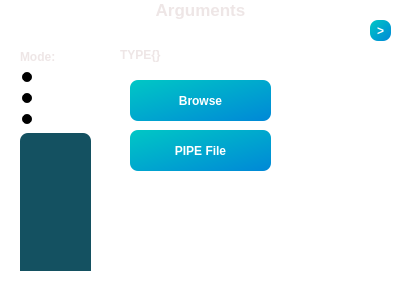
      <widget class="QWidget" name="page_3">
       <property name="styleSheet">
        <string notr="true">QWidget{

	background-color: rgba(191, 64, 64, 0);
}</string>
       </property>
       <widget class="QFrame" name="args_frame">
        <property name="geometry">
         <rect>
          <x>0</x>
          <y>0</y>
          <width>401</width>
          <height>281</height>
         </rect>
        </property>
        <property name="styleSheet">
         <string notr="true"/>
        </property>
        <property name="frameShape">
         <enum>QFrame::NoFrame</enum>
        </property>
        <property name="frameShadow">
         <enum>QFrame::Plain</enum>
        </property>
        <widget class="QLabel" name="args">
         <property name="geometry">
          <rect>
           <x>0</x>
           <y>0</y>
           <width>401</width>
           <height>20</height>
          </rect>
         </property>
         <property name="font">
          <font>
           <pointsize>13</pointsize>
           <weight>75</weight>
           <bold>true</bold>
          </font>
         </property>
         <property name="styleSheet">
          <string notr="true">

QLabel{


 
background-color: transparent;





color: rgb(238, 230, 230);
}</string>
         </property>
         <property name="text">
          <string>Arguments</string>
         </property>
         <property name="alignment">
          <set>Qt::AlignCenter</set>
         </property>
        </widget>
        <widget class="QFrame" name="mode_frame">
         <property name="geometry">
          <rect>
           <x>10</x>
           <y>30</y>
           <width>101</width>
           <height>241</height>
          </rect>
         </property>
         <property name="styleSheet">
          <string notr="true">QFrame{
	background-color: rgba(191, 64, 64, 0);
	border-color: rgba(191, 64, 64, 0);
}
</string>
         </property>
         <property name="frameShape">
          <enum>QFrame::NoFrame</enum>
         </property>
         <property name="frameShadow">
          <enum>QFrame::Raised</enum>
         </property>
         <widget class="QWidget" name="layoutWidget_3">
          <property name="geometry">
           <rect>
            <x>10</x>
            <y>20</y>
            <width>71</width>
            <height>231</height>
           </rect>
          </property>
          <layout class="QVBoxLayout" name="verticalLayout">
           <item>
            <widget class="QLabel" name="label_mode">
             <property name="font">
              <font>
               <weight>75</weight>
               <bold>true</bold>
              </font>
             </property>
             <property name="styleSheet">
              <string notr="true">QLabel{


 
background-color: transparent;





color: rgb(238, 230, 230);
}</string>
             </property>
             <property name="text">
              <string>Mode: </string>
             </property>
            </widget>
           </item>
           <item>
            <widget class="QRadioButton" name="user_radio">
             <property name="font">
              <font>
               <weight>75</weight>
               <bold>true</bold>
              </font>
             </property>
             <property name="styleSheet">
              <string notr="true">QRadioButton {

    color:                  white;
}

QRadioButton::indicator {
    width:                  10px;
    height:                 10px;
    border-radius:          7px;
}

QRadioButton::indicator:checked {
    background-color:       white;
    border:                 2px solid white;
}

QRadioButton::indicator:unchecked {
    background-color:       black;
    border:                 2px solid white;
}</string>
             </property>
             <property name="text">
              <string>User</string>
             </property>
            </widget>
           </item>
           <item>
            <widget class="QRadioButton" name="group_radio">
             <property name="font">
              <font>
               <weight>75</weight>
               <bold>true</bold>
              </font>
             </property>
             <property name="styleSheet">
              <string notr="true">QRadioButton {

    color:                  white;
}

QRadioButton::indicator {
    width:                  10px;
    height:                 10px;
    border-radius:          7px;
}

QRadioButton::indicator:checked {
    background-color:       white;
    border:                 2px solid white;
}

QRadioButton::indicator:unchecked {
    background-color:       black;
    border:                 2px solid white;
}</string>
             </property>
             <property name="text">
              <string>Group</string>
             </property>
            </widget>
           </item>
           <item>
            <widget class="QRadioButton" name="other_radio">
             <property name="font">
              <font>
               <weight>75</weight>
               <bold>true</bold>
              </font>
             </property>
             <property name="styleSheet">
              <string notr="true">QRadioButton {

    color:                  white;
}

QRadioButton::indicator {
    width:                  10px;
    height:                 10px;
    border-radius:          7px;
}

QRadioButton::indicator:checked {
    background-color:       white;
    border:                 2px solid white;
}

QRadioButton::indicator:unchecked {
    background-color:       black;
    border:                 2px solid white;
}</string>
             </property>
             <property name="text">
              <string>Other</string>
             </property>
            </widget>
           </item>
           <item>
            <widget class="QListWidget" name="mode_list">
             <property name="styleSheet">
              <string notr="true">QListView{
	

color: rgb(255, 255, 255);


selection-background-color: rgb(24, 53, 78);
border-radius: 8px;
	background-color: #145161;





}


QListView::item{
margin-bottom:40px;
width:50px;

text-align: center;


}


QScrollBar:vertical {
            border:0px solid grey;


			background-color: qlineargradient(spread:pad, x1:0, y1:0, x2:1, y2:1, stop:0 rgba(33, 29, 29, 255), stop:1 rgba(49, 49, 49, 255));
            width:10px;
            margin: 0px 0px 0px 0px;
        }

        QScrollBar::handle:vertical {

            min-height: 0px;
          	border: 0px solid red;
			border-radius: 4px;
			background-color: white;
        }
        QScrollBar::add-line:vertical {
			border-right-color: qlineargradient(spread:pad, x1:0, y1:0, x2:1, y2:1, stop:0 rgba(33, 29, 29, 255), stop:1 rgba(49, 49, 49, 255));
            height: 0px;
            subcontrol-position: bottom;
            subcontrol-origin: margin;
        }
        QScrollBar::sub-line:vertical {
			border-right-color: qlineargradient(spread:pad, x1:0, y1:0, x2:1, y2:1, stop:0 rgba(33, 29, 29, 255), stop:1 rgba(49, 49, 49, 255));
            height: 0 px;
            subcontrol-position: top;
            subcontrol-origin: margin;
        }





QScrollBar:horizontal {
    border: 2px solid grey;
    background: #32CC99;
    height: 15px;
    margin: 0px 20px 0 20px;
}
QScrollBar::handle:horizontal {
    background: white;
    min-width: 20px;
}
QScrollBar::add-line:horizontal {
    border: 2px solid grey;
    background: #32CC99;
    width: 20px;
    subcontrol-position: right;
    subcontrol-origin: margin;
}

QScrollBar::sub-line:horizontal {
    border: 2px solid grey;
    background: #32CC99;
    width: 20px;
    subcontrol-position: left;
    subcontrol-origin: margin;
}



</string>
             </property>
            </widget>
           </item>
          </layout>
         </widget>
        </widget>
        <widget class="QPushButton" name="file_open_button">
         <property name="geometry">
          <rect>
           <x>130</x>
           <y>80</y>
           <width>141</width>
           <height>41</height>
          </rect>
         </property>
         <property name="font">
          <font>
           <weight>75</weight>
           <bold>true</bold>
          </font>
         </property>
         <property name="styleSheet">
          <string notr="true">QPushButton{

	
	color: rgb(255, 255, 255);
	border: none;
background-color: qlineargradient(spread:pad, x1:0, y1:0, x2:1, y2:1, stop:0 rgba(0, 199, 197, 1), stop:1 rgba(0, 136, 215, 1));



border-radius: 8px;

}


QPushButton:hover {

background-color: qlineargradient(spread:pad, x1:0, y1:0, x2:1, y2:1, stop:0 rgba(0, 136, 215, 1), stop:1 rgba(0, 199, 197, 1));
}


QPushButton:pressed {
	background-color: rgba(0, 136, 215, 1);
}


</string>
         </property>
         <property name="text">
          <string>Browse</string>
         </property>
        </widget>
        <widget class="QLineEdit" name="text_option">
         <property name="geometry">
          <rect>
           <x>110</x>
           <y>180</y>
           <width>251</width>
           <height>30</height>
          </rect>
         </property>
         <property name="minimumSize">
          <size>
           <width>30</width>
           <height>30</height>
          </size>
         </property>
         <property name="font">
          <font>
           <pointsize>10</pointsize>
          </font>
         </property>
         <property name="styleSheet">
          <string notr="true">	QLineEdit{
	
	color: rgb(0, 0, 0);
	border-radius:7px;
	background-color: rgb(255, 255, 255);
}</string>
         </property>
        </widget>
        <widget class="QLabel" name="label_text_type">
         <property name="geometry">
          <rect>
           <x>120</x>
           <y>40</y>
           <width>191</width>
           <height>30</height>
          </rect>
         </property>
         <property name="maximumSize">
          <size>
           <width>1500</width>
           <height>30</height>
          </size>
         </property>
         <property name="font">
          <font>
           <weight>75</weight>
           <bold>true</bold>
          </font>
         </property>
         <property name="styleSheet">
          <string notr="true">

QLabel{


 
background-color: transparent;





color: rgb(238, 230, 230);
}</string>
         </property>
         <property name="text">
          <string>TYPE{}</string>
         </property>
         <property name="wordWrap">
          <bool>true</bool>
         </property>
        </widget>
        <widget class="QLineEdit" name="text_pipe">
         <property name="geometry">
          <rect>
           <x>110</x>
           <y>220</y>
           <width>251</width>
           <height>30</height>
          </rect>
         </property>
         <property name="minimumSize">
          <size>
           <width>30</width>
           <height>30</height>
          </size>
         </property>
         <property name="baseSize">
          <size>
           <width>0</width>
           <height>0</height>
          </size>
         </property>
         <property name="font">
          <font>
           <pointsize>10</pointsize>
          </font>
         </property>
         <property name="styleSheet">
          <string notr="true">	QLineEdit{
	
	color: rgb(0, 0, 0);
	border-radius:7px;
	background-color: rgb(255, 255, 255);
}</string>
         </property>
        </widget>
        <widget class="QPushButton" name="pipe_file">
         <property name="geometry">
          <rect>
           <x>130</x>
           <y>130</y>
           <width>141</width>
           <height>41</height>
          </rect>
         </property>
         <property name="baseSize">
          <size>
           <width>0</width>
           <height>0</height>
          </size>
         </property>
         <property name="font">
          <font>
           <weight>75</weight>
           <bold>true</bold>
          </font>
         </property>
         <property name="styleSheet">
          <string notr="true">QPushButton{

	
	color: rgb(255, 255, 255);
	border: none;
background-color: qlineargradient(spread:pad, x1:0, y1:0, x2:1, y2:1, stop:0 rgba(0, 199, 197, 1), stop:1 rgba(0, 136, 215, 1));



border-radius: 8px;

}


QPushButton:hover {

background-color: qlineargradient(spread:pad, x1:0, y1:0, x2:1, y2:1, stop:0 rgba(0, 136, 215, 1), stop:1 rgba(0, 199, 197, 1));
}


QPushButton:pressed {
	background-color: rgba(0, 136, 215, 1);
}


</string>
         </property>
         <property name="text">
          <string>PIPE File</string>
         </property>
        </widget>
        <widget class="QPushButton" name="fwd_button">
         <property name="geometry">
          <rect>
           <x>370</x>
           <y>20</y>
           <width>21</width>
           <height>21</height>
          </rect>
         </property>
         <property name="font">
          <font>
           <weight>75</weight>
           <bold>true</bold>
          </font>
         </property>
         <property name="styleSheet">
          <string notr="true">QPushButton{

	
	color: rgb(255, 255, 255);
	border: none;
background-color: qlineargradient(spread:pad, x1:0, y1:0, x2:1, y2:1, stop:0 rgba(0, 199, 197, 1), stop:1 rgba(0, 136, 215, 1));



border-radius: 8px;

}


QPushButton:hover {

background-color: qlineargradient(spread:pad, x1:0, y1:0, x2:1, y2:1, stop:0 rgba(0, 136, 215, 1), stop:1 rgba(0, 199, 197, 1));
}


QPushButton:pressed {
	background-color: rgba(0, 136, 215, 1);
}


</string>
         </property>
         <property name="text">
          <string>&gt;</string>
         </property>
        </widget>
       </widget>
      </widget>
